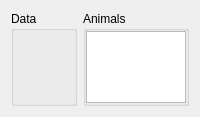
<?xml version="1.0" encoding="UTF-8"?>
<ui version="4.0">
 <author>Anton Rau</author>
 <class>RawDataWidget</class>
 <widget class="QWidget" name="RawDataWidget">
  <layout class="QHBoxLayout" name="horizontalLayout">
   <item>
    <widget class="QGroupBox" name="groupBoxData">
     <property name="sizePolicy">
      <sizepolicy hsizetype="Preferred" vsizetype="Preferred">
       <horstretch>1</horstretch>
       <verstretch>0</verstretch>
      </sizepolicy>
     </property>
     <property name="title">
      <string>Data</string>
     </property>
     <layout class="QVBoxLayout" name="tableLayout">
      <property name="spacing">
       <number>0</number>
      </property>
      <property name="leftMargin">
       <number>0</number>
      </property>
      <property name="topMargin">
       <number>0</number>
      </property>
      <property name="rightMargin">
       <number>0</number>
      </property>
      <property name="bottomMargin">
       <number>0</number>
      </property>
     </layout>
    </widget>
   </item>
   <item>
    <widget class="QGroupBox" name="groupBoxAnimals">
     <property name="title">
      <string>Animals</string>
     </property>
     <layout class="QVBoxLayout" name="verticalLayout_2">
      <property name="leftMargin">
       <number>0</number>
      </property>
      <property name="topMargin">
       <number>0</number>
      </property>
      <property name="rightMargin">
       <number>0</number>
      </property>
      <property name="bottomMargin">
       <number>0</number>
      </property>
      <item>
       <widget class="QListWidget" name="listWidgetAnimals">
        <property name="sizeAdjustPolicy">
         <enum>QAbstractScrollArea::SizeAdjustPolicy::AdjustToContents</enum>
        </property>
        <property name="selectionMode">
         <enum>QAbstractItemView::SelectionMode::MultiSelection</enum>
        </property>
       </widget>
      </item>
     </layout>
    </widget>
   </item>
  </layout>
 </widget>
 <resources>
  <include location="../../../../../../../resources/resources.qrc"/>
 </resources>
 <connections/>
</ui>
